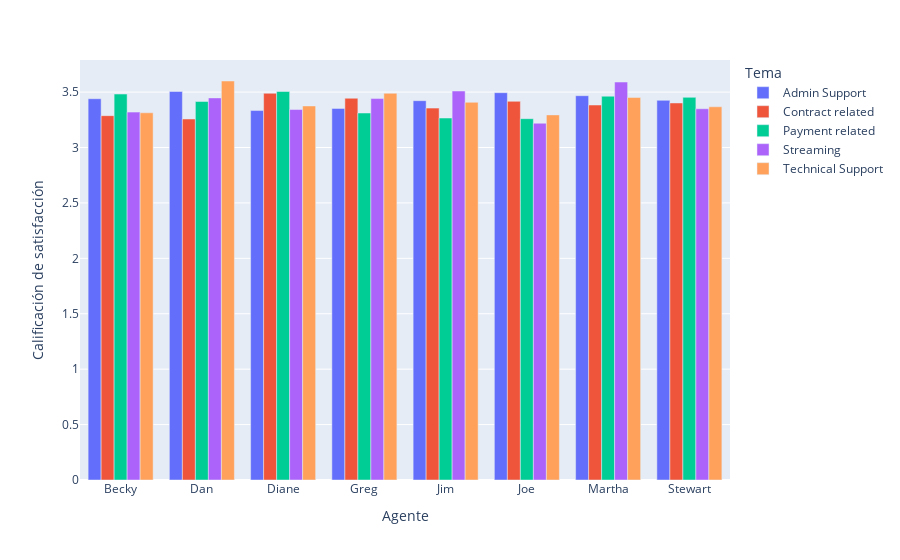

Write notebook code for a chart like this one.
### Code cell
df_agente=df_.groupby(['Agente','Tema'])['Calificación de satisfacción'].mean().reset_index()
fig=px.bar(df_agente,x='Agente',y='Calificación de satisfacción',color='Tema',barmode='group')
fig

### Figure 1 — Plotly figure (JSON) as saved in the notebook; plotly's stock layout.template omitted (floating-point values rounded to 4 significant figures)
{"data": [{"alignmentgroup": "True", "hovertemplate": "Tema=Admin Support<br>Agente=%{x}<br>Calificación de satisfacción=%{y}<extra></extra>", "legendgroup": "Admin Support", "marker": {"color": "#636efa", "pattern": {"shape": ""}}, "name": "Admin Support", "offsetgroup": "Admin Support", "orientation": "v", "showlegend": true, "textposition": "auto", "type": "bar", "x": ["Becky", "Dan", "Diane", "Greg", "Jim", "Joe", "Martha", "Stewart"], "xaxis": "x", "y": [3.44, 3.506, 3.333, 3.352, 3.422, 3.495, 3.467, 3.426], "yaxis": "y"}, {"alignmentgroup": "True", "hovertemplate": "Tema=Contract related<br>Agente=%{x}<br>Calificación de satisfacción=%{y}<extra></extra>", "legendgroup": "Contract related", "marker": {"color": "#EF553B", "pattern": {"shape": ""}}, "name": "Contract related", "offsetgroup": "Contract related", "orientation": "v", "showlegend": true, "textposition": "auto", "type": "bar", "x": ["Becky", "Dan", "Diane", "Greg", "Jim", "Joe", "Martha", "Stewart"], "xaxis": "x", "y": [3.287, 3.257, 3.489, 3.444, 3.355, 3.417, 3.383, 3.402], "yaxis": "y"}, {"alignmentgroup": "True", "hovertemplate": "Tema=Payment related<br>Agente=%{x}<br>Calificación de satisfacción=%{y}<extra></extra>", "legendgroup": "Payment related", "marker": {"color": "#00cc96", "pattern": {"shape": ""}}, "name": "Payment related", "offsetgroup": "Payment related", "orientation": "v", "showlegend": true, "textposition": "auto", "type": "bar", "x": ["Becky", "Dan", "Diane", "Greg", "Jim", "Joe", "Martha", "Stewart"], "xaxis": "x", "y": [3.482, 3.415, 3.505, 3.311, 3.266, 3.26, 3.463, 3.453], "yaxis": "y"}, {"alignmentgroup": "True", "hovertemplate": "Tema=Streaming<br>Agente=%{x}<br>Calificación de satisfacción=%{y}<extra></extra>", "legendgroup": "Streaming", "marker": {"color": "#ab63fa", "pattern": {"shape": ""}}, "name": "Streaming", "offsetgroup": "Streaming", "orientation": "v", "showlegend": true, "textposition": "auto", "type": "bar", "x": ["Becky", "Dan", "Diane", "Greg", "Jim", "Joe", "Martha", "Stewart"], "xaxis": "x", "y": [3.319, 3.447, 3.343, 3.441, 3.51, 3.219, 3.59, 3.349], "yaxis": "y"}, {"alignmentgroup": "True", "hovertemplate": "Tema=Technical Support<br>Agente=%{x}<br>Calificación de satisfacción=%{y}<extra></extra>", "legendgroup": "Technical Support", "marker": {"color": "#FFA15A", "pattern": {"shape": ""}}, "name": "Technical Support", "offsetgroup": "Technical Support", "orientation": "v", "showlegend": true, "textposition": "auto", "type": "bar", "x": ["Becky", "Dan", "Diane", "Greg", "Jim", "Joe", "Martha", "Stewart"], "xaxis": "x", "y": [3.313, 3.6, 3.375, 3.489, 3.408, 3.294, 3.451, 3.367], "yaxis": "y"}], "layout": {"barmode": "group", "legend": {"title": {"text": "Tema"}, "tracegroupgap": 0}, "margin": {"t": 60}, "xaxis": {"anchor": "y", "domain": [0, 1], "title": {"text": "Agente"}}, "yaxis": {"anchor": "x", "domain": [0, 1], "title": {"text": "Calificación de satisfacción"}}}}
